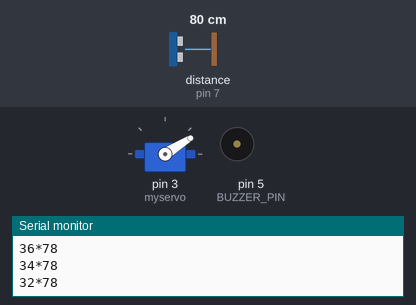
Bench run of a sketch on a simulated Arduino Uno, built with avr-gcc and run on an emulated ATmega328P. On the bench: servo, buzzer (waves = sounding, pin HIGH), the last lines printed to the serial monitor. Wiring (inferred from the names in the program): ultrasonic range finder: trigger pin 6; echo pin 7. Inputs (shaded band) come from the test bench; at power-on: distance to the obstacle (sensor on pin 7) 80 cm. The echo pulse lasts 58.3 µs per cm; pins used as bus, display or sensor lines are not drawn.

Above: at 8.31 s.
10.0 s: distance to the obstacle (sensor on pin 7) set to 56 cm
19.5 s: distance to the obstacle (sensor on pin 7) set to 46 cm
At 27.53 s:
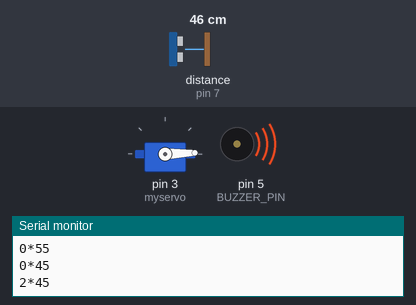
29.1 s: distance to the obstacle (sensor on pin 7) set to 60 cm
At 36.64 s:
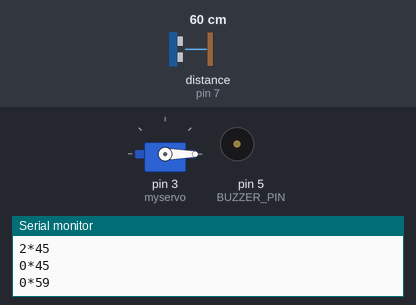
38.2 s: distance to the obstacle (sensor on pin 7) set to 2 cm
At 46.3 s:
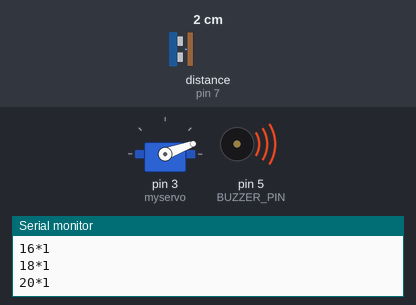
Timing chart, 0 to 48.3 s (numbered marks = the images above; inputs shaded):
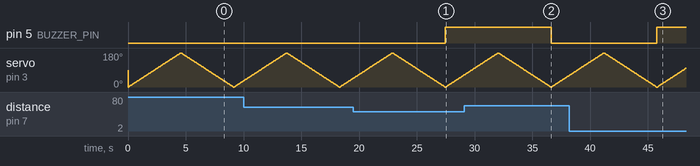

Measured:
- the behaviour switches between 51 and 50 cm on distance to the obstacle (sensor on pin 7) (found by bisection; images 0 and 1)
- after the input at 19.5 s, pin 5 (BUZZER_PIN): LOW → HIGH after 8.0 s
- after the input at 29.1 s, pin 5 (BUZZER_PIN): HIGH → LOW after 7.5 s
- after the input at 38.2 s, pin 5 (BUZZER_PIN): LOW → HIGH after 7.6 s

The sketch:

arduino_v1.ino
```cpp
#include <Servo.h>
Servo myservo;
int val = 0;              // variable to store the sensor value
const int TRIG_PIN = 6;       // sensor pin
String pval = "*";        // string variable to send sensor value over COM port
const int BUZZER_PIN = 5;
const int ECHO_PIN=7;
const int DISTANCE_THRESHOLD = 50; // centimeters

// variables will change:
float duration_us, distance_cm;

void setup() {

  Serial.begin(9600);     // setup serial communication
  myservo.attach(3);      // attach motor to PWM pin 3
  myservo.write(90);      // rotating motor to initial position
  pinMode(BUZZER_PIN, OUTPUT);
  pinMode(TRIG_PIN, OUTPUT);
  pinMode(ECHO_PIN, INPUT);

}

void loop() {

  // generate 10-microsecond pulse to TRIG pin
  digitalWrite(TRIG_PIN, HIGH);
  delayMicroseconds(10);
  digitalWrite(TRIG_PIN, LOW);

  // measure duration of pulse from ECHO pin
  duration_us = pulseIn(ECHO_PIN, HIGH);
  // calculate the distance
  distance_cm = 0.017 * duration_us;

  if(distance_cm < DISTANCE_THRESHOLD)
    digitalWrite(BUZZER_PIN, HIGH); // turn on Piezo Buzzer
  else
    digitalWrite(BUZZER_PIN, LOW);  // turn off Piezo Buzzer

  for(int i=0;i<=180;i=i+2){
    myservo.write(i);                                 // rotating motor CW
    val = distance_cm; // sensor calibration equation


    Serial.println(i + pval + val);                   // sending motor position and sensor reading over COM port
    delay(50);
  }
  for(int i=180;i>=0;i=i-2){
    myservo.write(i);                                 // rotating motor CCW
    val = distance_cm; // sensor calibration equation

    Serial.println(i + pval + val);                   // sending motor position and sensor reading over COM port
    delay(50);
  }

}
```
